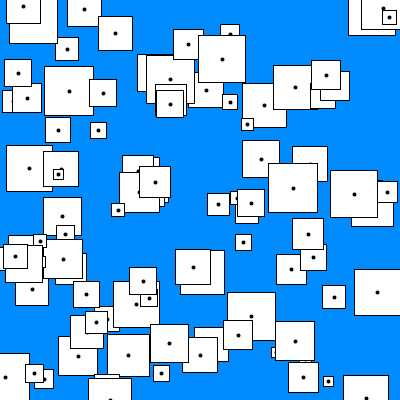
Frame 1 (no input)
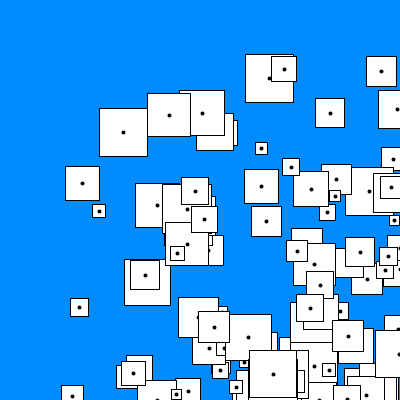
Frame 60 (the mouse pressed at the canvas centre just before this capture)
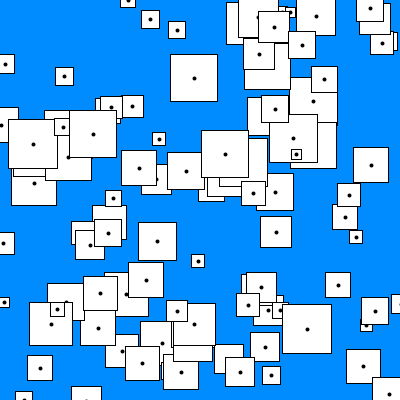
Frame 120 (the mouse held since frame 60 and released just before this capture)

The Processing sketch that drew these frames (run headless with seeded random() and noise(); from frame 60 on, the mouse is pressed at the canvas centre):

// Processing sketch: processing_34006
// ── processing_34006.pde


int number_of_squares = 100;
int[] ball_x_pos = new int[number_of_squares];
int[] ball_y_pos = new int[number_of_squares];
int[] x_speed = new int[number_of_squares];
int[] y_speed = new int[number_of_squares];
int[] sizes = new int[number_of_squares];

int temp_x_speed = 3;
int temp_y_speed = 3;

void setup() {
  size(400,400);
  rectMode(CENTER);
//  noStroke();
  for ( int i=0; i<number_of_squares; i++) {
    ball_x_pos[i] = int(random(width));
    ball_y_pos[i] = int(random(height));
    x_speed[i] = int( random(1,7));
    y_speed[i] = int( random(1,7));
    sizes[i] = int( random(10, 50) );
  }
  
}
void draw() {
  background(0, 140, 255);
  
  for (int i = 0; i<number_of_squares; i++) {
    //move object 
    ball_x_pos[i] += x_speed[i];
    ball_y_pos[i] += y_speed[i];
  
    //check the edges of the screen
    
    if ((ball_x_pos[i] > width) || (ball_x_pos[i]<0)) {
      x_speed[i] *= -1;  
//      temp_x_speed *= -1;
    }
    if ((ball_y_pos[i] > width) || (ball_y_pos[i]<0)) {
      y_speed[i] *= -1;    
    }
    
    //draw object
    strokeWeight(1);
    rect(ball_x_pos[i], ball_y_pos[i], sizes[i], sizes[i]);
    strokeWeight(4);
    point(ball_x_pos[i], ball_y_pos[i]);
  }
}
